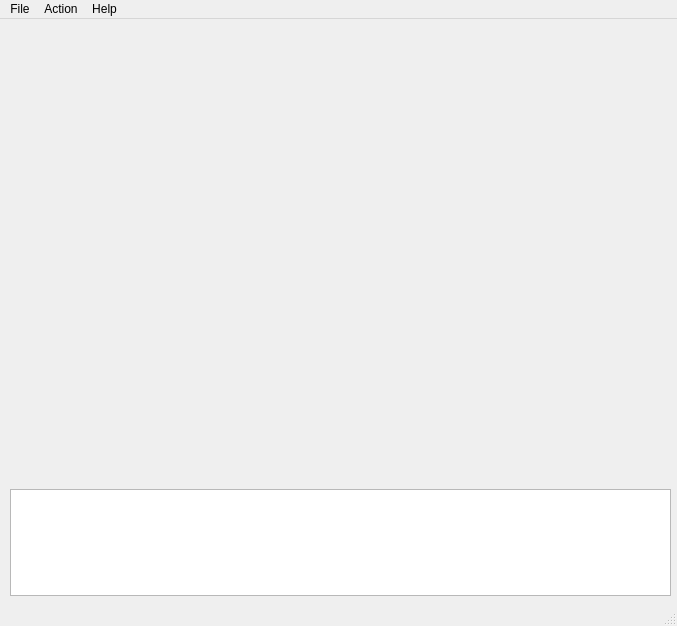
<?xml version="1.0" encoding="UTF-8"?>
<ui version="4.0">
 <author>cobaohieu</author>
 <class>mainWindow</class>
 <widget class="QMainWindow" name="mainWindow">
  <property name="windowModality">
   <enum>Qt::NonModal</enum>
  </property>
  <property name="enabled">
   <bool>true</bool>
  </property>
  <property name="geometry">
   <rect>
    <x>0</x>
    <y>0</y>
    <width>677</width>
    <height>626</height>
   </rect>
  </property>
  <property name="focusPolicy">
   <enum>Qt::NoFocus</enum>
  </property>
  <property name="windowTitle">
   <string>Pixy Camera Control (2020)</string>
  </property>
  <property name="locale">
   <locale language="English" country="UnitedStates"/>
  </property>
  <widget class="QWidget" name="centralwidget">
   <widget class="QWidget" name="layoutWidget">
    <property name="geometry">
     <rect>
      <x>10</x>
      <y>0</y>
      <width>659</width>
      <height>471</height>
     </rect>
    </property>
    <layout class="QGridLayout" name="videoLayout"/>
   </widget>
   <widget class="QPlainTextEdit" name="plainTextEdit">
    <property name="enabled">
     <bool>true</bool>
    </property>
    <property name="geometry">
     <rect>
      <x>10</x>
      <y>470</y>
      <width>661</width>
      <height>107</height>
     </rect>
    </property>
    <property name="maximumSize">
     <size>
      <width>16777215</width>
      <height>108</height>
     </size>
    </property>
    <property name="sizeIncrement">
     <size>
      <width>649</width>
      <height>108</height>
     </size>
    </property>
    <property name="readOnly">
     <bool>true</bool>
    </property>
   </widget>
  </widget>
  <widget class="QStatusBar" name="statusbar"/>
  <widget class="QMenuBar" name="menuBar">
   <property name="geometry">
    <rect>
     <x>0</x>
     <y>0</y>
     <width>677</width>
     <height>19</height>
    </rect>
   </property>
   <widget class="QMenu" name="menuFile">
    <property name="title">
     <string>File</string>
    </property>
    <addaction name="separator"/>
    <addaction name="separator"/>
    <addaction name="separator"/>
    <addaction name="actionConfigure"/>
    <addaction name="actionSave_Pixy_parameters"/>
    <addaction name="actionLoad_Pixy_parameters"/>
    <addaction name="actionRestore_default_parameters"/>
    <addaction name="actionSave_Image"/>
    <addaction name="actionExit"/>
   </widget>
   <widget class="QMenu" name="menuAction">
    <property name="title">
     <string>Action</string>
    </property>
    <addaction name="actionRun_Stop"/>
    <addaction name="actionDefault_Program"/>
    <addaction name="actionGet_frame"/>
    <addaction name="actionRGB_color_detect"/>
    <addaction name="actionScan_QR_code"/>
   </widget>
   <widget class="QMenu" name="menuHelp">
    <property name="title">
     <string>Help</string>
    </property>
    <addaction name="separator"/>
    <addaction name="separator"/>
    <addaction name="actionHelp"/>
    <addaction name="actionAbout"/>
   </widget>
   <addaction name="menuFile"/>
   <addaction name="menuAction"/>
   <addaction name="menuHelp"/>
  </widget>
  <action name="actionHelp">
   <property name="text">
    <string>Help</string>
   </property>
  </action>
  <action name="actionAbout">
   <property name="text">
    <string>About</string>
   </property>
  </action>
  <action name="actionRun_Stop">
   <property name="text">
    <string>Start/Stop</string>
   </property>
  </action>
  <action name="actionDefault_Program">
   <property name="text">
    <string>Default program</string>
   </property>
  </action>
  <action name="actionScan_QR_code">
   <property name="text">
    <string>Scan QR code</string>
   </property>
  </action>
  <action name="actionRGB_color_detect">
   <property name="text">
    <string>RGB color detect</string>
   </property>
  </action>
  <action name="actionSave_Pixy_parameters">
   <property name="text">
    <string>Save Pixy parameters</string>
   </property>
  </action>
  <action name="actionConfigure">
   <property name="text">
    <string>Configure</string>
   </property>
  </action>
  <action name="actionLoad_Pixy_parameters">
   <property name="text">
    <string>Load Pixy parameters</string>
   </property>
  </action>
  <action name="actionExit">
   <property name="text">
    <string>Exit</string>
   </property>
  </action>
  <action name="actionGet_frame">
   <property name="text">
    <string>Get frame</string>
   </property>
  </action>
  <action name="actionSave_Image">
   <property name="text">
    <string>Save Image</string>
   </property>
  </action>
  <action name="actionRestore_default_parameters">
   <property name="text">
    <string>Restore default parameters</string>
   </property>
  </action>
 </widget>
 <resources/>
 <connections/>
</ui>
